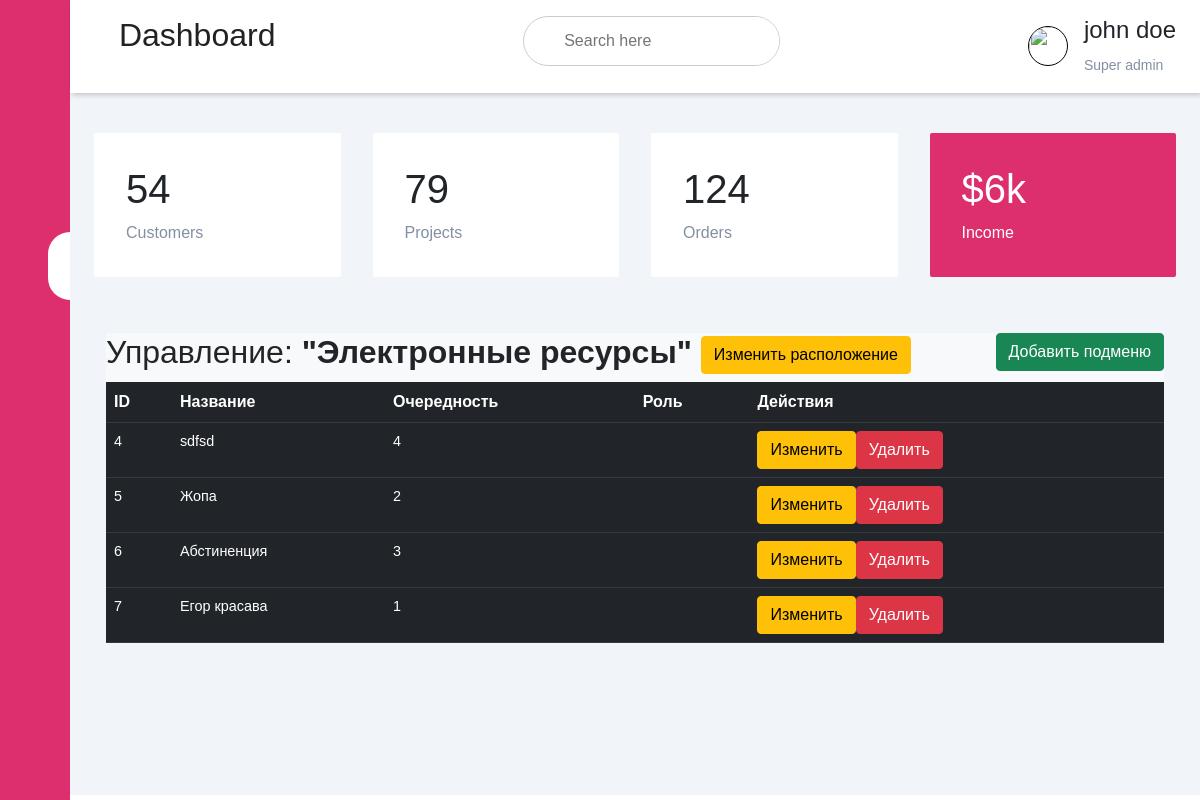
The app's page /edit/show_menu_element/5, older data.
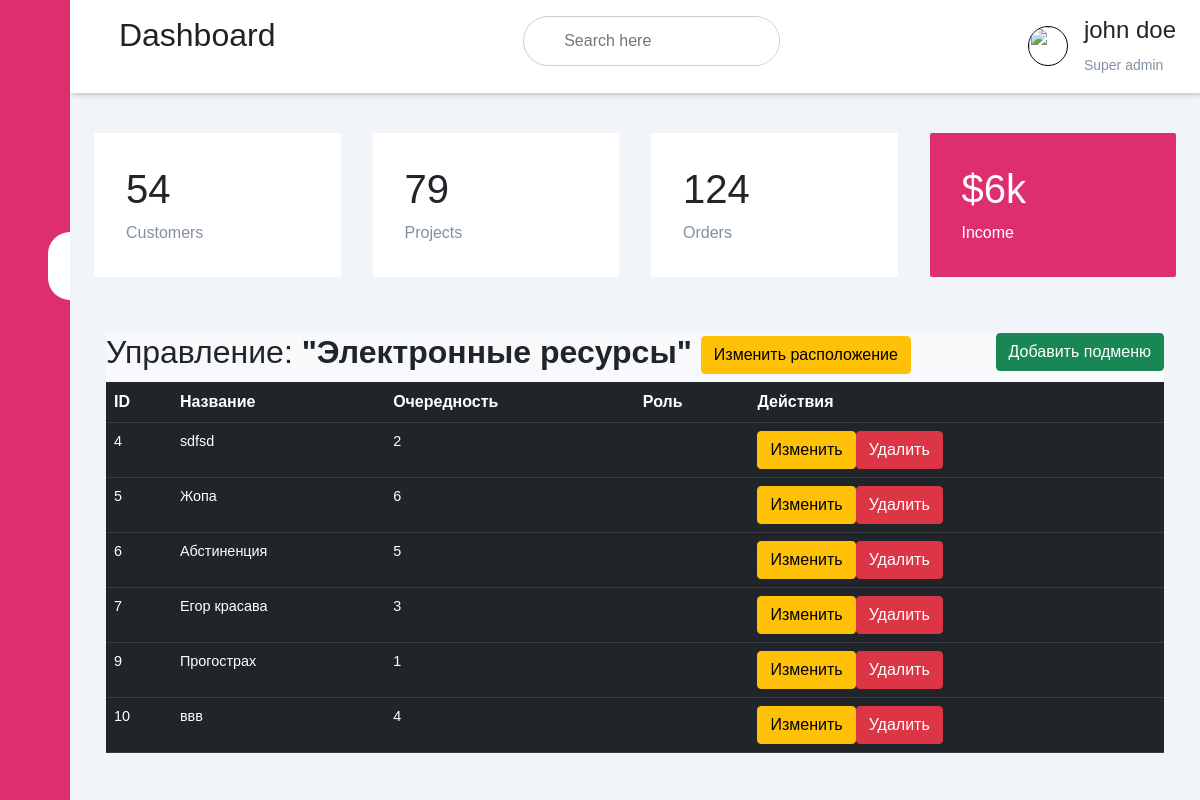
The same page, newer data.
### app/models.py (models this page shows)
class SubMenu(db.Model):
    __tablename__ = 'submenu'
    id = Column(Integer(), primary_key=True)
    name = Column(String(250), nullable=False)
    url = Column(String(250), nullable=True)
    url_is_inner = Column(Boolean(), default=True)
    index = Column(Integer, default=None)
    menu_parent_id = Column(Integer(), db.ForeignKey('menu.id'))

### app/editor_bp/routes/menu_routes.py (the view)
@blueprint.route('/show_menu_element/<id>', methods=['GET', 'POST'])
def show_menu_element(id):
    menu_el_children = SubMenu.query.filter_by(menu_parent_id=id).all()
    menu_name = Menu.query.filter_by(id=id).first().name
    return render_template('editor_bp/menu_element.html', menu_el_children=menu_el_children, menu_name=menu_name,
                           parent_id=id,title=menu_name)

### app/editor_bp/templates/editor_bp/menu_element.html (shortened to what this page needs)
{% extends 'base_edit_template.html' %}
{% block head %}
<link rel="stylesheet" href="{{url_for('admin.static', filename = 'css/bootstrap.min.css')}}">
{% endblock %}
{%block sidebar_menu%}
<div class="sidebar">
    <div class="sidebar-brand">
        <h2> <span>Админ панель</span></h2>
    </div>
    <div class="sidebar-menu">
        <ul>
            <li>
                <a href="{{url_for('editor.add_record')}}"><span class="las la-igloo"></span><span>Записи</span></a>
            </li>
            <li>
                <a href="{{url_for('editor.show_categories')}}"><span class="las la-users"></span><span>Категории</span></a>
            </li>
            <li>
                <a href="" class="active"><span class="las la-clipboard-list"></span><span>Меню</span></a>
            </li>
            <li>
                <a href=""><span class="las la-shopping-bag"></span><span>Быстрый доступ</span></a>
            </li>
            <li>
                <a href="{{url_for('editor.show_partners')}}"><span class="las la-receipt"></span><span>Партнеры</span></a>
            </li>
            <li>
                <a href=""><span class="las la-user-circle"></span><span>Правая панель</span></a>
            </li>
            <li>
                <a href=""><span class="las la-clipboard-list"></span><span>Метрики</span></a>
            </li>
        </ul>
    </div>
</div>
{%endblock%}
{% block header %}
{% include 'header.html' %}
{% endblock %}
{% block content %}
<div class="container">
    <div class="row">
        <div class="col md-12">
            <div class="bg-light p3">
                <h2>Управление: <b>"{{ menu_name }}"</b>
                    <a href="{{url_for('editor.drag_drop_submenu', id=parent_id)}}" class="btn btn-warning btn-xs">Изменить
                        расположение</a>
                    <button type="button" class="btn btn-success float-end"
                            data-bs-toggle="modal" data-bs-target="#create_modal">Добавить подменю
                    </button>
                </h2>
                <table class="table table-hover table-dark">
                    <tr>
                        <th>ID</th>
                        <th>Название</th>
                        <th>Очередность</th>
                        <th>Роль</th>
                        <th>Действия</th>
                    </tr>
                    {% for row in menu_el_children %}
                    <tr>
                        <td>{{ row.id }}</td>
                        <td>{{ row.name }}</td>
                        <td>{{row.index}}</td>
                        <td>{{row.is_inner}}</td>
                        <td>
                            <a href="{{url_for('editor.update_submenu')}}" class="btn btn-warning btn-xs" data-bs-toggle="modal"
                               data-bs-target="#edit_modal{{ row.id }}">Изменить</a>
                            <a href="{{url_for('editor.delete_submenu', id=row.id)}}" class="btn btn-danger btn-xs"
                               onclick="return confirm('Вы хотите удалить? ?')">Удалить</a>
                        </td>
                    </tr>
                    {% endfor%}
                </table>
            </div>
        </div>
    </div>
</div>
{% endblock %}

Row changes from the older to the newer data that the page shows:
changed SubMenu "sdfsd": index "4" → "2"
changed SubMenu "Жопа": index "2" → "6"
changed SubMenu "Абстиненция": index "3" → "5"
changed SubMenu "Егор красава": index "1" → "3"
added SubMenu: id "9", name "Прогострах", index "1"
added SubMenu: id "10", name "ввв", index "4"
